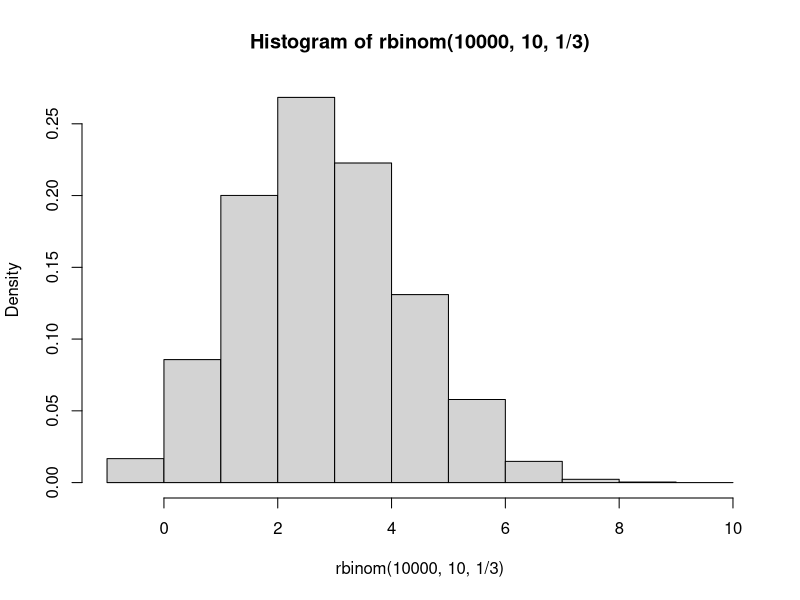
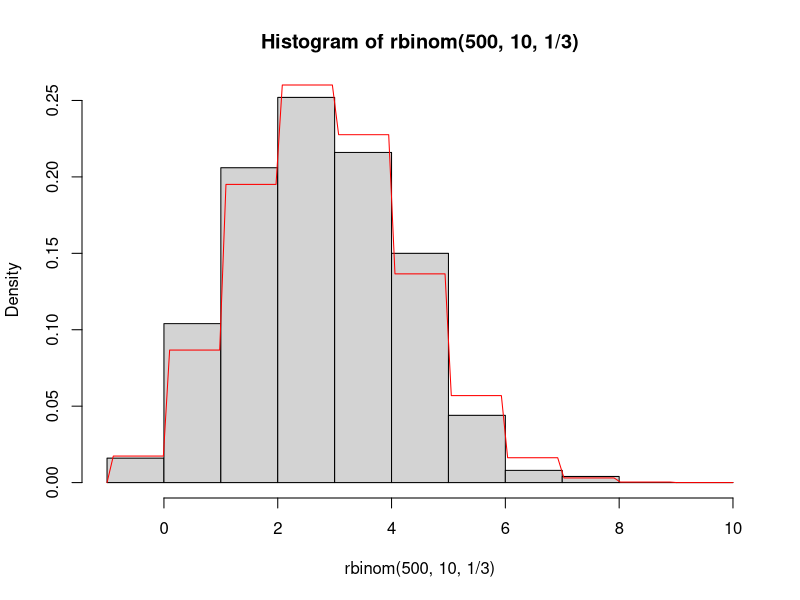

The R script that drew these images, in order: (Note: this script raises an error after producing the figures.)
## Tutorial 4: Probability Distributions and Control Structures
## David M. Goehring 2004
## Juliet R.C. Pulliam 2008,2009
## Steve Bellan 2010, 2012
## Cara Brook 2016

## BIOS27816: Population Biology of Infectious Diseases of Global Health Concern

## Borrowed from: 
## E2M2: Ecological and Epidemiological Modeling in Madagascar
## International Clinics on Infectious Disease Dynamics
## and Data Program

###################################################################### 

## By the end of this tutorial you should…

## * Feel comfortable working with probability distributions 
## * Know how to use conditional structures
## * Be warned about the dangers of loop structures in R
## * Have tried your hands at synthesizing all the new material

######################################################################
## SECTION A. Probability Distributions in R
###################################################################### 

#################### 
## Probability distributions
#################### 
## So far the calculations we have been performing have been doable on
## a modern calculator, so my assertion that R will make things easier
## for you has not seen any confirmation in experience.

## In terms of solving probability problems, R does not provide many
## tools that extend too far beyond your intuition. If you want to
## know the probability of rolling two sixes on two dice you do not
## need R to tell you that 1/6 times 1/6 is 1/36. The two exceptions
## might be the functions factorial() and choose(), which only appear
## on a minority of modern calculators and which can solve a problem
## for you once you know to reach for them. These functions are
## sufficiently self-explanatory with their help files to render a
## treatment of them here unnecessary. A third exception is
## simulation, which you will try your hand at in the Benchmark
## Questions.

## Enter probability distributions. R is able to do in a few
## milliseconds what took hours of hunting in tables not 20 years
## ago. If you understand what a probability distribution is, R will
## provide four different utilities for any such distribution, as
## follows:

## * Generating individual density values or a plot of the density function
## * Generating random numbers drawn from the distribution
## * Providing cumulative probability for points along the distribution
## * Providing points along the distribution corresponding to a cumulative probability

## Each of these is an important part of the toolkit for working with
## probability distributions.

## Making the functions meet your needs 

## The different distributions have different corresponding functions
## in R, but aside from the particulars of their arguments, they 
## consist of four functions of the same general form.
 
## We will use the binomial distribution (which, you will recall, is a
## discrete distribution) as an example for each of our four methods,
## and you should be able to extend that experience to any
## distribution you like.

## As we have seen hints of before, R can generate random numbers from
## any distribution. For discrete distributions, creating a histogram
## of a large number of these values can give a quick picture of the
## distribution. To generate random numbers from the binomial
## distribution, use rbinom():

hist(rbinom(10000, 10, 1/3), freq=FALSE, breaks=-1:10)

## The arguments of rbinom() tell it how many numbers you want to
## generate, how many trials are used to generate the distribution,
## and what the probability of a success per trial is,
## respectively. The extra arguments of hist() tell it that we want it
## to give proportions rather than counts and then how to divide up
## the data into bars.

## This is an empirical estimation of the distribution. The R function
## that calculates the probability density function of the binomial
## distribution is dbinom(), and that will give the precise
## theoretical values we may need. What is the probability of having 7
## successes on 10 trials with a probability of success of 1/3?

dbinom(7,10,1/3)

## Which is the equivalent of about 1.6% of the time. By extension, we
## can generate the complete distribution with vector input to
## dbinom(), as in

dbinom(0:10,10,1/3)

## A useful application of rbinom() and dbinom() is to plot a curve of
## the density function over the histogram of observed values. For a
## discrete distribution such as this, the “curve” will be slightly
## misleading, but we will know what it means. Generating fewer random
## numbers this time,

hist(rbinom(500,10,1/3), freq=FALSE, breaks=-1:10)

curve(dbinom(ceiling(x), 10, 1/3), add=TRUE, col="red")

## The argument ceiling(x) resolves the fact that the x-values on the
## plot are continuous, not discrete. The correction is not needed for
## continuous distributions.

## Alternatively, you may use a paired histogram for comparing
## simulations to predicted densities for discrete distributions. The
## visualization used here is less elegant for discrete distributions
## but is more easily extended to continuous distributions.

## Using dbinom() to calculate cumulative probabilities for discrete
## distributions would be tedious, and we cannot calculate the
## cumulative probabilities using the equivalent density values from a
## continuous distribution (because it requires integration). The
## solution in R is to use a function, such as pbinom() for the
## binomial distribution, that calculates the cumulative density
## function (c.d.f.), that is, the function F (which here takes
## integer values).

# F(x) = P(X <= x)

## As a quick example, what is the probability of getting 2 or less
## with our chosen binomial distribution?

pbinom(2, 10, 1/3)

## The last function we need in our probability-distribution toolkit
## is qbinom(), the R function that calculates the inverse cumulative
## density function, F-1 of the binomial distribution The c. d. f. and
## the inverse c. d. f. are related by
 
# p = F(x)
# x = F^-1(p)

## As a quick example, where is the 80% threshold in the cumulative
## probability distribution?

qbinom(.8, 10, 1/3)

## The c. d. f. and inverse c. d. f. are particularly useful when
## performing statistical tests.

## I do not know why the R language chose such counter-intuitive
## naming practices for its probability distribution functions. But
## let’s have some mnemonics:

# Function                                  Prefix    Mnemonic 
#
# random numbers from dist.          r      random
# density of distribution                  d      density
# cumulative probability                  p      probability (is output)
# inverse cumulative probability      q      qumulative (with an “inversed “c”)

## Feel free to remember them in any way you like, of course.

#################### 
## Probability distributions galore
####################
## You may not be familiar with all of these distributions, but this
## list should prove helpful for future reference. Keep in mind that
## some of these distributions are continuous and some are discrete –
## this will affect the allowed inputs of the functions.

# Beta pbeta() qbeta() dbeta() rbeta() 
# Binomial pbinom() qbinom() dbinom() rbinom() 
# Cauchy pcauchy() qcauchy() dcauchy() rcauchy()
# Chi-square pchisq() qchisq() dchisq() rchisq()
# Exponential pexp() qexp() dexp() rexp()
# F pf() qf() df() rf()
# Gamma pgamma() qgamma() dgamma() rgamma()
# Geometric pgeom() qgeom() dgeom() rgeom()
# Hypergeometric phyper() qhyper() dhyper() rhyper()
# Logistic plogis() qlogis() dlogis() rlogis() 
# Log Normal plnorm() qlnorm() dlnorm() rlnorm()
# Negative Binomial pnbinom() qnbinom() dnbinom() rnbinom()
# Normal pnorm() qnorm() dnorm() rnorm()
# Poisson ppois() qpois() dpois() rpois()
# Student t pt() qt() dt() rt()
# Uniform punif() qunif() dunif() runif()

###################################################################### 
## SECTION B. Control structures
###################################################################### 
## Now that you have gotten your proverbial feet wet by composing your
## own functions, you are ready to learn how to make your functions
## (or your scripts) more powerful by using control structures. The
## two main varieties of control structures are conditional structures
## and loop structures, but more important than what they are called
## is what they do…


## The semicolon, ";", allows you to put two or more commands
## together on a single line. The commands will be executed
## sequentially, just as if they had been written on separate lines.
## The best use of the semicolon is probably to combine lists of
## assignments into a single line, such as,

x <- 8; y <- 4; z <- 3
c(x, y, z) 

## Using the semicolon in this way will condense your code
## and make it look cleaner. In most situations, though, clarity is
## more important than compactness, so in general it is best not to
## string long lists of commands together on a single line using
## semicolons. Remember that the amount of whitespace (such as spaces,
## indentation, and empty lines) in your code will not affect its
## efficiency and that adding whitespace (and comments!) will often
## make your code easier to follow.


## Conditional structures

## “If you are under the age of 6, you cannot ride this ride.”

## “If you are available Friday night, please give me your number.”

## Needless to say, we are all familiar with conditional structures in
## casual speech, and conditional structures in R are not much
## different.

## The command ''if'' initiates a conditional structure. (Like function,
## it looks like a function, but is not a function.) What comes in
## parentheses after if is an expression of the condition that must be
## met for the remaining code to be executed. That is, it is a logical
## expression (meaning it should evaluate to TRUE or FALSE) which if
## TRUE tells R to execute the next line (or set) of code.

## A silly, but fully functional, example:

age <- 19

if(age >= 6){ can.ride <- TRUE }

can.ride

## Here we obviously know the result before we start, but in a
## (just-slightly-less silly) function, we would not:

ride.test <- function(age)
  {
    can.ride <- FALSE
    if(age >= 6){ can.ride <- TRUE }
    return(can.ride)
  }

ride.test(5)

ride.test(65)

## Note that the curly brackets, {}, play the same role as for
## conditional statements as they do for the function construct: they
## allow multi-line procedures. They can also make your code easier to
## follow, even for single-line procedures.

## As an aside, the above function can (and perhaps should) be written
## more simply as

ride.test <- function(age){ return(age >= 6) }

## The conditional structure becomes important when you want different
## functions or operations to be performed depending on some
## condition. This is something that you will often want.

## As an example, consider a function that measures central
## tendency. But while you want to avoid the influence of extremely
## large values by using the median you want to forgot it on very small
## samples, replacing it with the mean. Let us say if we have fewer
## than 10 measurements in our sample we want to resort to the mean:

central.tend <- function(x)
  {                                     
    my.answer <- median(x)
    if(length(x) < 10){my.answer <- mean(x)}
    return(my.answer)
}

central.tend(c(1,1,3))

## This last example may have raised a red flag about efficiency – I
## determined the median of the data regardless of whether this value
## will ultimately be used in my output. Here, the cost is
## exceptionally low, because that calculation will only be irrelevant
## if there are fewer than 10 items in the vector, in which case it
## took trivially long to execute. But, you can see where there might
## be a problem.

## One solution is to create separate if statements for each
## condition, such as:

# if(x < 0) #followed by what should happen if x < 0

# if(x = 0) #followed by what should happen if x = 0

# if((x > 0) & (x < 1)) # followed by what should happen if x is between 0 and 1, exclusive

# if(x >= 1)                  # followed by what should happen if x >= 1

## Note that defining conditions which are not mutually exclusive may
## make your code hard to follow and therefore render your results
## unpredictable without detailed examination.

## Another solution, particularly useful for binary (either-or) cases,
## is to use the command else, which follows the if procedure and
## gives what to do if your conditional expression evaluates to
## FALSE. If you are careful about your use of brackets, you can nest
## if and else commands to create more complicated conditional
## structures.


## There are two potential big errors that may occur in implementing a
## conditional structure. One occurs if the conditional expression
## evaluates to NA or NaN – try this out yourself:

if(Inf-Inf>0){ x <- 5 }

## To make sure that your if statements don’t abort like this, use the
## is.na() function as necessary.  The second big mistake that you can
## make is assuming that R will act on the elements of a conditional
## expression that is a vector. Try this:

if(c(T,F,F)){1+1}

## As the warning that is generated indicates, R will ignore all but
## the first element of the vector. On reflection, this makes sense
## because R wouldn’t know what to do with a vector of logical values
## – the if statement has no inputs or outputs, just a conditional
## procedure. In other words, you shouldn’t expect the if statement to
## behave like a function because it isn’t one.

#################### 
## Loop structures
#################### 
## R employs a number of common loop structures familiar to those of
## you with some programming experience. However, those of you without
## programming experience may actually have an edge here.

## The reason is that, in general, in mathematical programming it is
## much more efficient to perform what traditionally has been done
## with programming loops using vector calculations. You have already
## seen the basic methods used to replace loop structures, such as the
## sapply() function.

######################################################################
######################################################################

## This concludes Tutorial IV. The benchmark questions should help
## solidify your understanding of the material.

## The probability-distribution section of this tutorial was aided by
## information available at
## http://www.stat.umn.edu/geyer/5102/examp/rlook.html.


###################################################################### 
## SECTION C. Benchmark Questions
###################################################################### 

#################### 
## 1. The standard medication used to treat some disease is known to
## produce a severe side effect on 20% of the patients treated. A
## pharmaceutical company develops a new drug to treat the disease and
## tests it on 9 patients. There are no side effects observed in these
## patients. 

## a. What is the probability of treating 9 patients without side
## effects using the standard medication?

## b. Generate a plot of the probability of observing no side effects
## in patients receiving treatment, as a function of the number of
## patients in the study, assuming the new drug causes the severe side
## effect with the same probability as the old.

## c. Add a horizontal red line at p = 0.025, visually depicting the
## number of patients minimally required for a study to show that the
## new medication produces side effects in fewer patients than the
## standard treatment (traditional statistical significance).

#################### 

#################### 
## 2. Re-do the suite of calculations and plots found in the Tutorial
## using the Poisson distribution (with lambda = 3) rather than the
## binomial distribution. (Hint: Make sure the histogram has an
## appropriate range with breaks.)
####################
